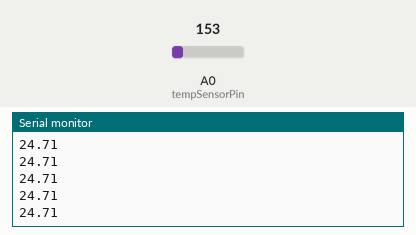
Simulated run of this sketch. Board: Arduino Uno, built with avr-gcc and run on an emulated ATmega328P. On the bench: the last lines printed to the serial monitor. The inputs (shaded band) are chosen by the test bench; at power-on: A0 (tempSensorPin) = 153.

Above: at 1.2 s.
1.3 s: A0 (tempSensorPin) set to 165
At 1.31 s:
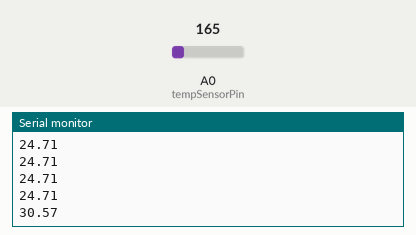
2.8 s: A0 (tempSensorPin) set to 175
At 2.82 s:
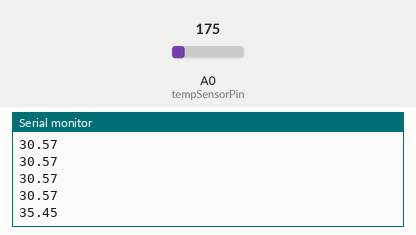
Timing chart, 0 to 5.8 s (numbered marks = the images above; inputs shaded):
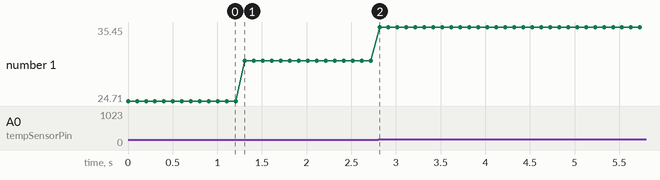

The sketch:

temperature.ino
```cpp
const int tempSensorPin = A0;

void setup() {
  Serial.begin(9600);
}

void loop() {
  int sensorVal = analogRead(tempSensorPin);
  Serial.println(getTemperaturesInDegrees(sensorVal));
  delay(100);
}

float getTemperaturesInDegrees(int sensorValue)
{
  float voltage = (sensorValue / 1024.0) * 5.0;
  return (voltage - 0.5) * 100;
}
```

Measured:
- after the input at 1.3 s, the serial monitor: prints a new line at once (image 1)
- after the input at 2.8 s, the serial monitor: prints a new line at once (image 2)
- plotted number 1: 24.71 → 30.57 after the input at 1.3 s, 30.57 → 35.45 after the input at 2.8 s
